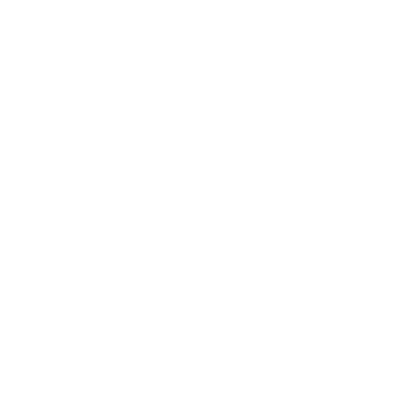
Frame 1 (no input)
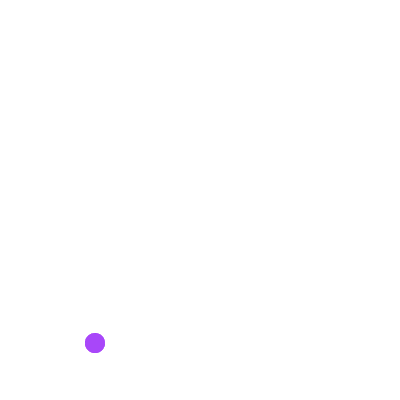
Frame 60 (the mouse pressed at the canvas centre just before this capture)
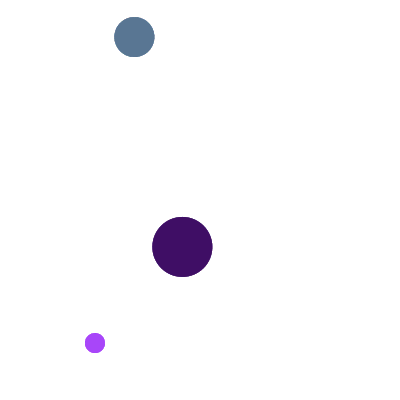
Frame 120 (the mouse held since frame 60 and released just before this capture)

The Processing sketch that drew these frames (run headless with seeded random() and noise(); from frame 60 on, the mouse is pressed at the canvas centre):

// Processing sketch: processing_159750
// ── processing_159750.pde

float r;
float g;
float b;
float a;
float diam;

float x;
float y;

int count;
int state;

void setup() {
  count=0;
  state=0;
  size(400,400);
  background(255);
  smooth();    
}

void draw() {
  count++;
  if(count > 30){
    count = 0;
    state++;
    if(state > 20){
       state = 1;
       background(255);
    } 
  r = random(255);
  g = random(255);
  b = random(255);
  a = 25;
  x = random(width);
  y = random(height);
  
  }
  
  noStroke();
  fill(r,g,b,a);
  diam = state * 20;
  ellipse(x,y,diam,diam);
}
